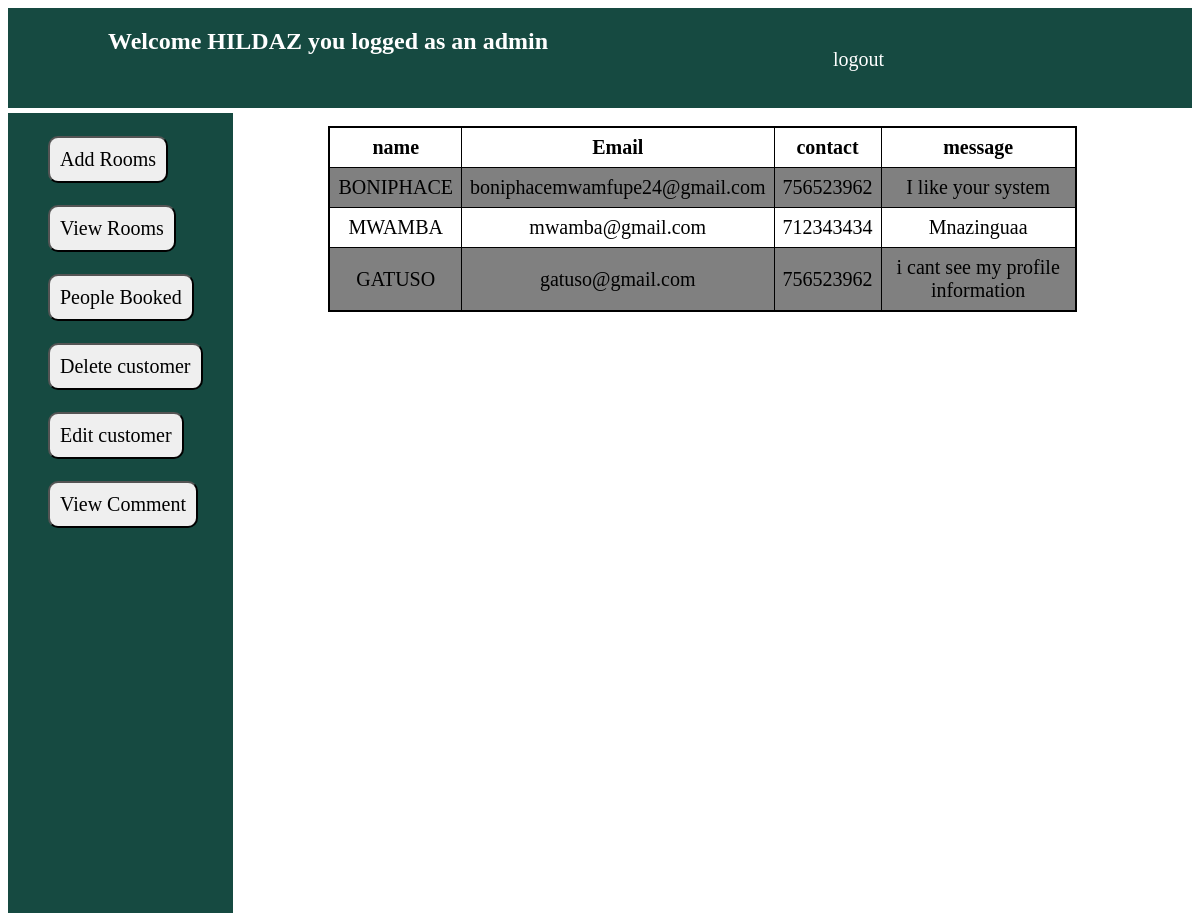
/MAGE/admin.php?comment=2 (signed in), run on the app's committed database.
### tables this page shows
CREATE TABLE `contact` (
  `name` varchar(50) NOT NULL,
  `email` varchar(50) NOT NULL,
  `contact` int(11) NOT NULL,
  `message` varchar(100) NOT NULL,
  `id` int(11) NOT NULL
);

### MAGE/admin.php (the view, shortened to what this page needs)
<html>
<head>
	<link rel="stylesheet" type="text/css" href="css/mob.css">
</head>
<body>
	<div id="navigator">
  			<div id="list">
			<h2 class="wel">Welcome <?php echo$_SESSION['name']?> you logged as an admin </h2>
			<a class="log" href="logout.php">logout</a>
		</div>
	</div>
	<div class="sideb">
		<br>
		<button><a href="?adroom=2"> Add Rooms</a></button>
		<br><br><br>
		<button><a href="?room=2">View Rooms</a></button>
		<br><br><br>
		<button><a href="?booked=2">People Booked</a></button>
		<br><br><br>
		<button><a href="?delete=2">Delete customer</a></button>
		<br><br><br>
		<button><a href="?change=2">Edit customer</a></button>
		<br><br><br>
		<button><a href="?comment=2">View Comment</a></button>
	</div>
	<div id="mid2">
		<br>
          			<?php
          if(isset($_GET['comment'])){
          	?>
		<table border="1">
		<tr>
			<th>name</th>
			<th>Email</th>
			<th>contact</th>
			<th>message</th>
		</tr>
		<?php
		    $conn=mysqli_connect("localhost","root","","mob_db");
            $sql="SELECT * from contact";
            $query=mysqli_query($conn,$sql);
            while ($result=mysqli_fetch_array($query)) {
                $name=$result['name'];
                $email=$result['email'];
                $contact=$result['contact'];
                $message=$result['message'];
        ?>
        <tr>
           	<td><?php echo$name;?></td>
            <td><?php echo$email;?></td>
            <td><?php echo$contact;?></td>
            <td><?php echo$message;?></td>
        </tr>
        <?php } ?>
    </table>
    <?php } ?>
	</div>
</body>
</html>

### MAGE/css/mob.css (style rules this page uses)
#navigator { width: 100%; height: 100px; color: white; background-color: #164a41; overflow: hidden; }
#list { width: 74%; float: left; }
#LIST H2 { text-decoration: none; }
#list .wel { float: left; margin-left: 100px; }
#list .log { float: right; text-decoration: none; color: white; margin-top: 40px; font-size: 20px; }
#mid2 { width: 79%; float: left; border-left: 2px solid white; }
#mid2 table { font-size: 20px; border-collapse: collapse; width: 80%; margin-left: 10%; border: 2px solid black; }
#mid2 td,th { padding: 8px; text-align: center; }
#mid2 table tr:nth-child(even) { background-color: grey; }
.sideb { width: 19%; height: 800px; float: left; margin-top: 5px; font-size: 20px; background-color: #164a41; }
.sideb button { float: left; margin-left: 40px; padding: 10px 10px; font-family: cursive; border-radius: 10px; }
.sideb button a { text-decoration: none; color: black; font-size: 20px; }

### data on the page
contact: name "BONIPHACE", email "boniphacemwamfupe24@gmail.com", contact "756523962", message "I like your system"
contact: name "MWAMBA", email "mwamba@gmail.com", contact "712343434", message "Mnazinguaa"
contact: name "GATUSO", email "gatuso@gmail.com", contact "756523962", message "i cant see my profile information"

### other printed values
$_SESSION['name'] "HILDAZ"
